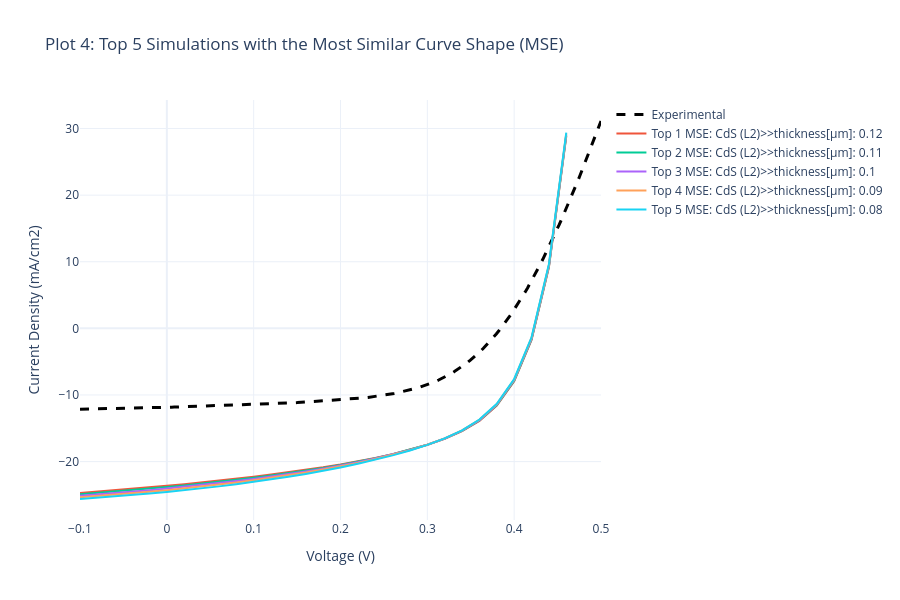

Notebook code for this chart:
### Markdown cell above
## Section 5: Shape-Based Comparison Using Mean Squared Error (MSE)

### Motivation
While parameter-based matching identifies designs meeting target specifications, it does not guarantee realistic device physics. Two J-V curves can have identical parameters but very different shapes, indicating different dominant loss mechanisms. This section employs a **shape-matching algorithm** to identify simulations whose curve morphology most closely resembles the experimental measurement.

### Mathematical Approach
For each simulation, we:

1. **Interpolate** the simulated J-V curve to the exact voltages measured in the experiment
2. **Calculate Mean Squared Error** in the overlapping voltage range:

$$\text{MSE} = \frac{1}{N} \sum_{i=1}^{N} \left(J_i^{exp} - J_i^{sim}(V_i)\right)^2$$

where $J^{exp}$ is experimental current density at measured voltages, $J^{sim}(V_i)$ is interpolated simulated current density at those same voltages, and $N$ is the number of measurement points.

3. **Identify** the top 5 simulations with **lowest MSE** values

### Interpretation
Lower MSE values indicate better agreement in curve shape. This metric is sensitive to:
- The "knee" or transition region of the J-V curve (determined by series/shunt resistance and ideality factors)
- Overall current deficit and voltage losses
- Non-ideal behavior like S-shaped curves or kinks caused by interface barriers

### Comparison with Parameter-Based Matching
- **Parameter-based**: Focuses on specific values ($V_{oc}$, $J_{sc}$, $FF$, $\eta$)
- **Shape-based (MSE)**: Focuses on the entire curve morphology and transition characteristics

Together, these approaches provide complementary insights into which simulations best capture experimental device behavior.

### Code cell
for d in scaps_data:
    v_sim = d['v(V)']
    j_sim = d['jtot(mA/cm2)']
    
    # Create an interpolator to compare with the exact voltages measured in the lab
    interp_func = interp1d(v_sim, j_sim, kind='linear', fill_value="extrapolate")
    
    # Evaluate only in the overlapping region (common Voltage Range)
    v_min, v_max = max(v_sim.min(), exp_data['v(V)'].min()), min(v_sim.max(), exp_data['v(V)'].max())
    valid_exp = exp_data[(exp_data['v(V)'] >= v_min) & (exp_data['v(V)'] <= v_max)]
    
    if len(valid_exp) > 5:
        j_sim_interp = interp_func(valid_exp['v(V)'])
        mse = mean_squared_error(valid_exp['jtot(mA/cm2)'], j_sim_interp)
        d['mse'] = mse
    else:
        d['mse'] = float('inf')

top_5_mse = sorted(scaps_data, key=lambda x: x.get('mse', float('inf')))[:5]

# ------------------ PLOT 4: TOP 5 VS EXPERIMENTAL (MSE SHAPE) ------------------
fig4 = go.Figure()
fig4.add_trace(go.Scatter(
    x=exp_data['v(V)'], y=exp_data['jtot(mA/cm2)'], 
    mode='lines', name='Experimental', line=dict(color='black', dash='dash', width=3)
))

for i, d in enumerate(top_5_mse):
    # Filter to experimental maximum limits
    mask = (d['v(V)'] <= EXP_V_MAX) & (d['jtot(mA/cm2)'] <= EXP_J_MAX)
    v_filtered = d['v(V)'][mask]
    j_filtered = d['jtot(mA/cm2)'][mask]
    
    hover_text = f"<b>{d['label']}</b><br>MSE: {d['mse']:.4f}"
    fig4.add_trace(go.Scatter(
        x=v_filtered, y=j_filtered, mode='lines', 
        name=f"Top {i+1} MSE: {d['label']}", hoverinfo='text', hovertext=hover_text
    ))

fig4.update_layout(
    title='Plot 4: Top 5 Simulations with the Most Similar Curve Shape (MSE)',
    xaxis_title='Voltage (V)', yaxis_title='Current Density (mA/cm2)',
    hovermode='closest', template='plotly_white', width=900, height=600
)
fig4.show()

### Figure 1 — Plotly figure (JSON) as saved in the notebook; plotly's stock layout.template omitted (floating-point values rounded to 4 significant figures; data arrays with more than 128 entries replaced by an {"elided": "..."} marker saying what was removed)
{"data": [{"line": {"color": "black", "dash": "dash", "width": 3}, "mode": "lines", "name": "Experimental", "type": "scatter", "x": {"elided": "200 float values"}, "y": {"elided": "200 float values"}}, {"hoverinfo": "text", "hovertext": "<b>CdS (L2)>>thickness[µm]: 0.12</b><br>MSE: 317.8419", "mode": "lines", "name": "Top 1 MSE: CdS (L2)>>thickness[µm]: 0.12", "type": "scatter", "x": [-0.1, -0.08, -0.06, -0.04, -0.02, 0.0, 0.02, 0.04, 0.06, 0.08, 0.1, 0.12, 0.14, 0.16, 0.18, 0.2, 0.22, 0.24, 0.26, 0.28, 0.3, 0.32, 0.34, 0.36, 0.38, 0.4, 0.42, 0.44, 0.46], "y": [-24.7, -24.5, -24.3, -24.09, -23.87, -23.64, -23.39, -23.13, -22.86, -22.57, -22.27, -21.95, -21.61, -21.25, -20.86, -20.43, -19.97, -19.45, -18.88, -18.24, -17.48, -16.58, -15.44, -13.88, -11.59, -7.931, -1.739, 9.173, 28.83]}, {"hoverinfo": "text", "hovertext": "<b>CdS (L2)>>thickness[µm]: 0.11</b><br>MSE: 320.6303", "mode": "lines", "name": "Top 2 MSE: CdS (L2)>>thickness[µm]: 0.11", "type": "scatter", "x": [-0.1, -0.08, -0.06, -0.04, -0.02, 0.0, 0.02, 0.04, 0.06, 0.08, 0.1, 0.12, 0.14, 0.16, 0.18, 0.2, 0.22, 0.24, 0.26, 0.28, 0.3, 0.32, 0.34, 0.36, 0.38, 0.4, 0.42, 0.44, 0.46], "y": [-24.91, -24.71, -24.51, -24.3, -24.07, -23.83, -23.58, -23.32, -23.04, -22.74, -22.43, -22.09, -21.74, -21.35, -20.95, -20.5, -20.02, -19.49, -18.9, -18.24, -17.47, -16.55, -15.4, -13.83, -11.52, -7.852, -1.647, 9.278, 28.95]}, {"hoverinfo": "text", "hovertext": "<b>CdS (L2)>>thickness[µm]: 0.1</b><br>MSE: 323.8529", "mode": "lines", "name": "Top 3 MSE: CdS (L2)>>thickness[µm]: 0.1", "type": "scatter", "x": [-0.1, -0.08, -0.06, -0.04, -0.02, 0.0, 0.02, 0.04, 0.06, 0.08, 0.1, 0.12, 0.14, 0.16, 0.18, 0.2, 0.22, 0.24, 0.26, 0.28, 0.3, 0.32, 0.34, 0.36, 0.38, 0.4, 0.42, 0.44, 0.46], "y": [-25.13, -24.94, -24.73, -24.52, -24.29, -24.05, -23.8, -23.52, -23.24, -22.93, -22.6, -22.26, -21.88, -21.49, -21.06, -20.6, -20.09, -19.54, -18.93, -18.25, -17.46, -16.53, -15.36, -13.77, -11.45, -7.77, -1.55, 9.39, 29.08]}, {"hoverinfo": "text", "hovertext": "<b>CdS (L2)>>thickness[µm]: 0.09</b><br>MSE: 327.6069", "mode": "lines", "name": "Top 4 MSE: CdS (L2)>>thickness[µm]: 0.09", "type": "scatter", "x": [-0.1, -0.08, -0.06, -0.04, -0.02, 0.0, 0.02, 0.04, 0.06, 0.08, 0.1, 0.12, 0.14, 0.16, 0.18, 0.2, 0.22, 0.24, 0.26, 0.28, 0.3, 0.32, 0.34, 0.36, 0.38, 0.4, 0.42, 0.44, 0.46], "y": [-25.37, -25.18, -24.97, -24.76, -24.53, -24.29, -24.03, -23.76, -23.46, -23.15, -22.81, -22.45, -22.07, -21.65, -21.2, -20.72, -20.19, -19.62, -18.99, -18.28, -17.47, -16.52, -15.33, -13.72, -11.39, -7.685, -1.448, 9.511, 29.22]}, {"hoverinfo": "text", "hovertext": "<b>CdS (L2)>>thickness[µm]: 0.08</b><br>MSE: 332.0232", "mode": "lines", "name": "Top 5 MSE: CdS (L2)>>thickness[µm]: 0.08", "type": "scatter", "x": [-0.1, -0.08, -0.06, -0.04, -0.02, 0.0, 0.02, 0.04, 0.06, 0.08, 0.1, 0.12, 0.14, 0.16, 0.18, 0.2, 0.22, 0.24, 0.26, 0.28, 0.3, 0.32, 0.34, 0.36, 0.38, 0.4, 0.42, 0.44, 0.46], "y": [-25.62, -25.43, -25.23, -25.02, -24.79, -24.55, -24.3, -24.02, -23.72, -23.4, -23.06, -22.68, -22.28, -21.85, -21.38, -20.88, -20.33, -19.72, -19.07, -18.33, -17.5, -16.52, -15.3, -13.68, -11.32, -7.598, -1.34, 9.642, 29.37]}], "layout": {"height": 600, "hovermode": "closest", "title": {"text": "Plot 4: Top 5 Simulations with the Most Similar Curve Shape (MSE)"}, "width": 900, "xaxis": {"title": {"text": "Voltage (V)"}}, "yaxis": {"title": {"text": "Current Density (mA/cm2)"}}}}
